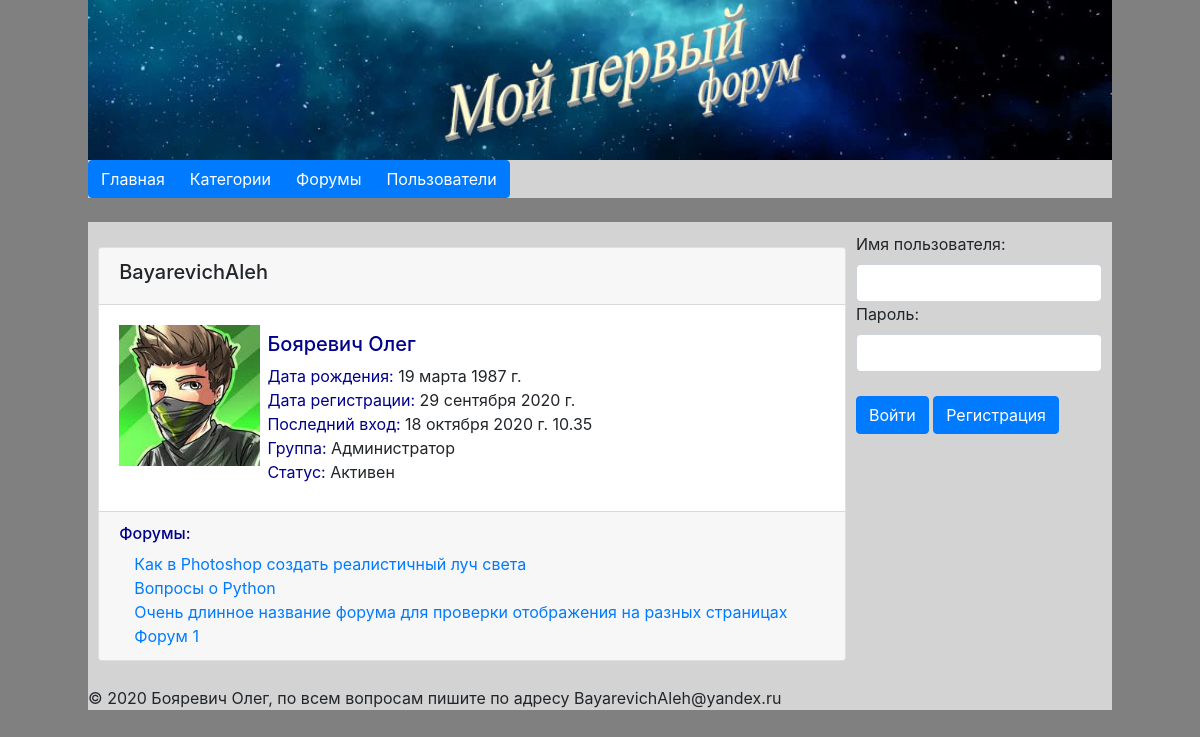
The app's page /user/BayarevichAleh, older data.
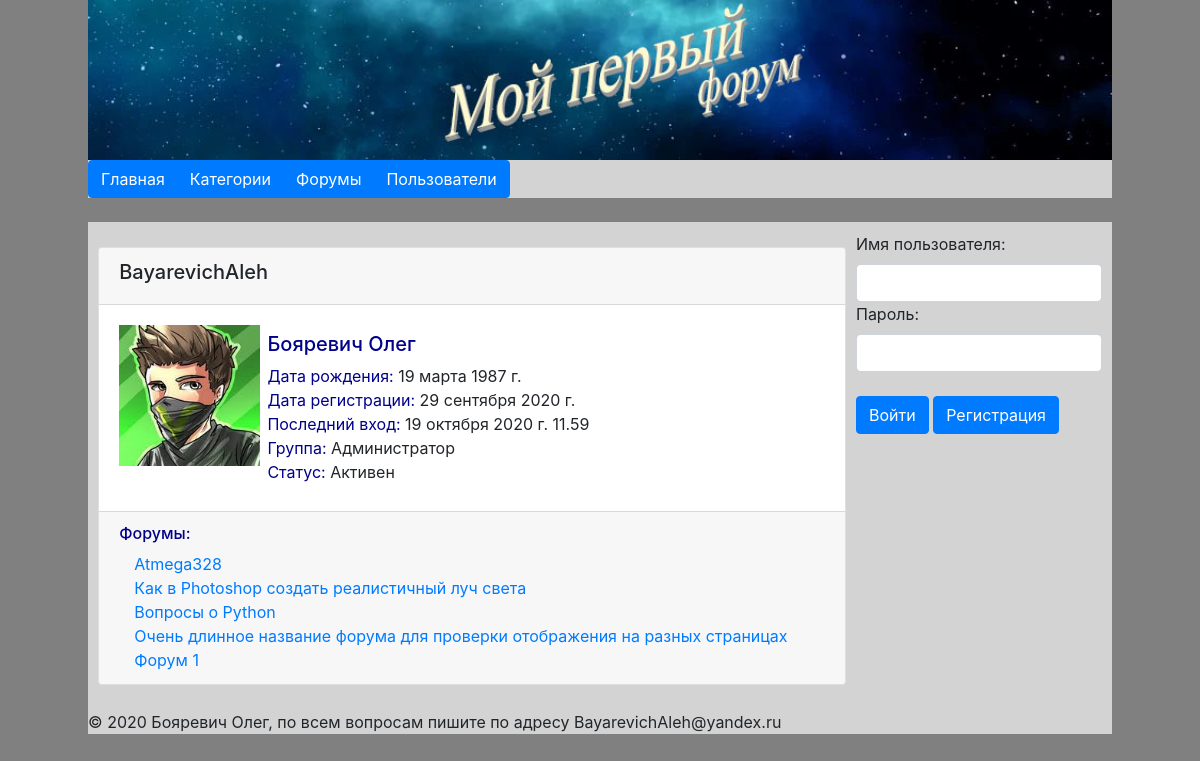
The same page, newer data.
### Forum/models.py (models this page shows, shortened)
class Users(AbstractUser):
    age = models.DateField(blank=True, null=True, verbose_name='Дата Рождения', )
    photo = models.ImageField(blank=True, upload_to='userphotos/', verbose_name='Фото')
    status = models.CharField(max_length=150, choices=STATUS_CHOICES, default='active', verbose_name='Статус')
    def __str__(self):
        return self.username
    class Meta:
        verbose_name = 'Пользователь'
        verbose_name_plural = 'Пользователи'
        ordering = ['username']

class Forum(models.Model):
    category = models.ForeignKey('Category', on_delete=models.SET_NULL, null=True,
                                 verbose_name='Категория')
    name = models.CharField(max_length=100, unique=True, verbose_name='Название')
    commit = RichTextField(blank=False, verbose_name='Описание')
    logo = models.ImageField(blank=True, upload_to='forumlogos/', verbose_name='Логотип')
    creator = models.ForeignKey('Users', on_delete=models.PROTECT, null=True, verbose_name='Создатель')
    is_published = models.BooleanField(default=True,
                                       verbose_name='Публичность')
    create_date = models.DateTimeField(auto_now_add=True, verbose_name='Дата создания')
    def get_absolute_url(self):
        return reverse('forum', kwargs={"forum_id": self.pk})
    def __str__(self):
        return self.name
    class Meta:
        verbose_name = 'Форум'
        verbose_name_plural = 'Форумы'
        ordering = ['-create_date']

### Forum/views.py (the view)
# urls.py: path('user/<str:username>', UserView.as_view(), name='user'),
class UserView(TemplateView):
    template_name = 'Forum/user.html'
    userform = UserLoginForm
    def get_context_data(self, *args, **kwargs):
        context = super(UserView, self).get_context_data(**kwargs)
        context['userform'] = UserLoginForm
        try:
            context['user'] = Users.objects.get(username=self.kwargs['username'])
        except:
            return get_object_or_404(Users, username=self.kwargs['username'])
        context['user_forums'] = Forum.objects.filter(creator=context['user'])
        context['title'] = f"Пользователь :: {context['user']}"
        return context

### Forum/templates/Forum/user.html (shortened to what this page needs)
{% extends 'base.html' %}
{% block content %}
    <div class="card text-center" style="margin: 15px auto">
        <div class="card-header" align="left">
            <h5>{{ user.username }}</h5></a>
        </div>
        <div class="card-body" align="left">
            <div class="col-1-4" style="width: 20%">
                {% if  user.photo %}
                    <img src="../../static{{ user.photo.url }}" width="100%" alt="Аватар">
                {% else %}
                    <img src="../../static/media/userphotos/nophoto.png" width="100%" alt="Аватар">
                {% endif %}
            </div>
            <div class="col-3-4">
                <h5 style="color:darkblue;">{{ user.last_name }} {{ user.first_name }}</h5>
                <font color="#00008b">Дата рождения: </font>{% if user.age != None %}
                {{ user.age|date:"d E Y г." }}{% else %}Не
                указана{% endif %}<br>
                <font color="#00008b">Дата регистрации: </font>{{ user.date_joined|date:"d E Y г." }}<br>
                <font color="#00008b">Последний вход: </font>{{ user.last_login|date:"d E Y г. H.i" }}<br>
                <font color="#00008b">Группа: </font>{{ user.groups.get }}<br>
                <font color="#00008b">Статус: </font>
                {% if user.status == "active" %}
                    Активен
                {% elif user.status == "warn" %}
                    Вынесено предупреждени
                {% elif user.status == "block" %}
                    Заблокирован
                {% elif user.status == "delate" %}
                    Удален
                {% endif %}
                <br>
            </div>
        </div>
        <div class="card-footer text-muted" align="left">
            <h6 style="color: darkblue">Форумы:</h6>
            <form action="#" method="get" id="delete">
                {% for item in user_forums %}
                    <div class="row" style="width: 800px">
                        <div class="col" style="width: 70%">
                            <a href="{{ item.get_absolute_url }}">{{ item }}</a><br>
                        </div>
                    </div>
                {% endfor %}
            </form>
        </div>
    </div>
{% endblock %}
{% block user %}
    {{ block.super }}
{% endblock %}

Row changes from the older to the newer data that the page shows:
changed Users "BayarevichAleh": last_login "18 октября 2020 г. 10.35" → "19 октября 2020 г. 11.59"
added Forum: name "Atmega328"
